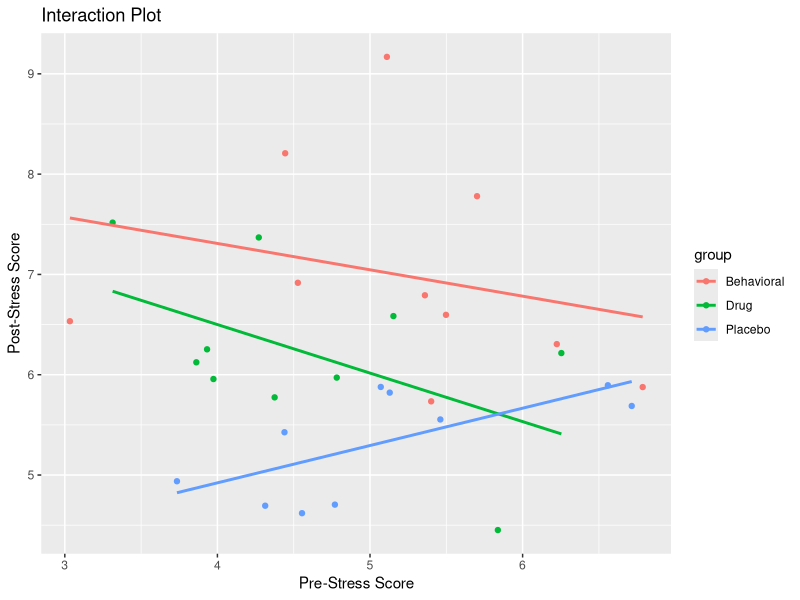
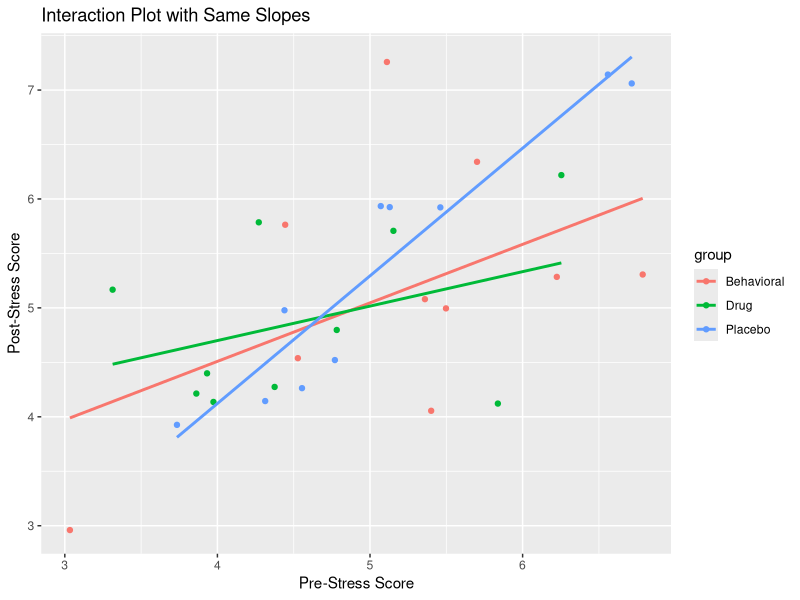

Here is the R script that generated these plots, in order:
## ---- chunk 1
    # Example visualization in R
        library(ggplot2)
        set.seed(123)
        data <- data.frame(
          group = rep(c("Placebo", "Behavioral", "Drug"), each = 10),
          pre_stress = rnorm(30, 5, 1),
          post_stress = c(rnorm(10, 5, 1), rnorm(10, 7, 1), rnorm(10, 6, 1))
        )

        # Interaction plot
        ggplot(data, aes(x = pre_stress, y = post_stress, color = group)) +
          geom_point() +
          geom_smooth(method = "lm", se = FALSE) +
          labs(title = "Interaction Plot", x = "Pre-Stress Score", y = "Post-Stress Score")
      
## ---- chunk 2
# Example visualization in R with same slopes
library(ggplot2)
set.seed(123)

# Generate pre_stress values
pre_stress <- rnorm(30, 5, 1)

# Common linear equation for all groups
common_slope <- 0.8  # Choose a common slope
intercept <- 1       # Choose a common intercept

# Calculate post_stress using the common linear equation
post_stress <- pre_stress * common_slope + intercept + rnorm(30, 0, 1)

# Create the data frame
data <- data.frame(
  group = rep(c("Placebo", "Behavioral", "Drug"), each = 10),
  pre_stress = pre_stress,
  post_stress = post_stress
)

# Interaction plot with same slopes
ggplot(data, aes(x = pre_stress, y = post_stress, color = group)) +
  geom_point() +
  geom_smooth(method = "lm", se = FALSE) +
  labs(title = "Interaction Plot with Same Slopes", x = "Pre-Stress Score", y = "Post-Stress Score")

